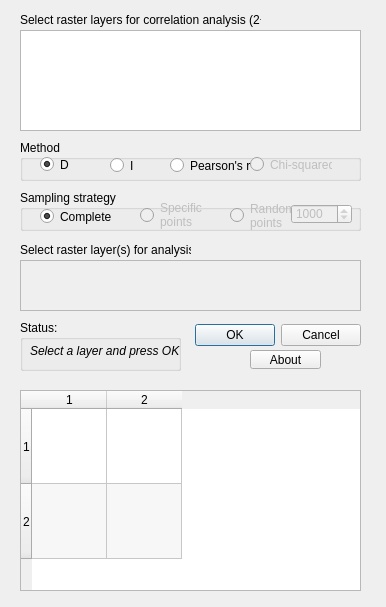
<?xml version="1.0" encoding="UTF-8"?>
<ui version="4.0">
 <class>RasterCorrelation</class>
 <widget class="QDialog" name="RasterCorrelation">
  <property name="geometry">
   <rect>
    <x>0</x>
    <y>0</y>
    <width>386</width>
    <height>607</height>
   </rect>
  </property>
  <property name="windowTitle">
   <string>Raster Correlation Plugin</string>
  </property>
  <widget class="QDialogButtonBox" name="buttonBox">
   <property name="geometry">
    <rect>
     <x>190</x>
     <y>310</y>
     <width>171</width>
     <height>51</height>
    </rect>
   </property>
   <property name="orientation">
    <enum>Qt::Horizontal</enum>
   </property>
   <property name="standardButtons">
    <set>QDialogButtonBox::Cancel|QDialogButtonBox::Ok</set>
   </property>
  </widget>
  <widget class="QGroupBox" name="groupBox">
   <property name="geometry">
    <rect>
     <x>20</x>
     <y>320</y>
     <width>161</width>
     <height>51</height>
    </rect>
   </property>
   <property name="sizePolicy">
    <sizepolicy hsizetype="Preferred" vsizetype="Fixed">
     <horstretch>0</horstretch>
     <verstretch>0</verstretch>
    </sizepolicy>
   </property>
   <property name="minimumSize">
    <size>
     <width>0</width>
     <height>45</height>
    </size>
   </property>
   <property name="title">
    <string>Status:</string>
   </property>
   <widget class="QLabel" name="statusLabel">
    <property name="geometry">
     <rect>
      <x>10</x>
      <y>20</y>
      <width>151</width>
      <height>21</height>
     </rect>
    </property>
    <property name="sizePolicy">
     <sizepolicy hsizetype="Preferred" vsizetype="Fixed">
      <horstretch>0</horstretch>
      <verstretch>0</verstretch>
     </sizepolicy>
    </property>
    <property name="font">
     <font>
      <weight>50</weight>
      <italic>true</italic>
      <bold>false</bold>
      <stylestrategy>PreferDefault</stylestrategy>
      <kerning>true</kerning>
     </font>
    </property>
    <property name="text">
     <string>Select a layer and press OK</string>
    </property>
    <property name="textFormat">
     <enum>Qt::AutoText</enum>
    </property>
   </widget>
  </widget>
  <widget class="QListWidget" name="rasterLayers">
   <property name="geometry">
    <rect>
     <x>20</x>
     <y>30</y>
     <width>341</width>
     <height>101</height>
    </rect>
   </property>
   <property name="cursor" stdset="0">
    <cursorShape>ArrowCursor</cursorShape>
   </property>
   <property name="toolTip">
    <string>&lt;!DOCTYPE HTML PUBLIC &quot;-//W3C//DTD HTML 4.0//EN&quot; &quot;http://www.w3.org/TR/REC-html40/strict.dtd&quot;&gt;
&lt;html&gt;&lt;head&gt;&lt;meta name=&quot;qrichtext&quot; content=&quot;1&quot; /&gt;&lt;style type=&quot;text/css&quot;&gt;
p, li { white-space: pre-wrap; }
&lt;/style&gt;&lt;/head&gt;&lt;body style=&quot; font-family:'Tahoma'; font-size:8.25pt; font-weight:400; font-style:normal;&quot;&gt;
&lt;p style=&quot; margin-top:0px; margin-bottom:0px; margin-left:0px; margin-right:0px; -qt-block-indent:0; text-indent:0px;&quot;&gt;Select at least one layer here to act as a template to define the extent of the data.&lt;/p&gt;
&lt;p style=&quot; margin-top:0px; margin-bottom:0px; margin-left:0px; margin-right:0px; -qt-block-indent:0; text-indent:0px;&quot;&gt;Select one or more layers to analyse from this list.&lt;/p&gt;&lt;/body&gt;&lt;/html&gt;</string>
   </property>
   <property name="editTriggers">
    <set>QAbstractItemView::DoubleClicked|QAbstractItemView::EditKeyPressed</set>
   </property>
   <property name="selectionMode">
    <enum>QAbstractItemView::MultiSelection</enum>
   </property>
   <property name="viewMode">
    <enum>QListView::ListMode</enum>
   </property>
  </widget>
  <widget class="QLabel" name="label_4">
   <property name="geometry">
    <rect>
     <x>20</x>
     <y>10</y>
     <width>241</width>
     <height>20</height>
    </rect>
   </property>
   <property name="text">
    <string>Select raster layers for correlation analysis (2+)</string>
   </property>
  </widget>
  <widget class="QTableWidget" name="outTable">
   <property name="geometry">
    <rect>
     <x>20</x>
     <y>390</y>
     <width>341</width>
     <height>201</height>
    </rect>
   </property>
   <property name="sizePolicy">
    <sizepolicy hsizetype="Expanding" vsizetype="Expanding">
     <horstretch>200</horstretch>
     <verstretch>200</verstretch>
    </sizepolicy>
   </property>
   <property name="minimumSize">
    <size>
     <width>2</width>
     <height>2</height>
    </size>
   </property>
   <property name="whatsThis">
    <string extracomment="Output will show here"/>
   </property>
   <property name="autoScrollMargin">
    <number>2</number>
   </property>
   <property name="editTriggers">
    <set>QAbstractItemView::NoEditTriggers</set>
   </property>
   <property name="alternatingRowColors">
    <bool>true</bool>
   </property>
   <property name="selectionMode">
    <enum>QAbstractItemView::MultiSelection</enum>
   </property>
   <property name="selectionBehavior">
    <enum>QAbstractItemView::SelectItems</enum>
   </property>
   <property name="rowCount">
    <number>2</number>
   </property>
   <property name="columnCount">
    <number>2</number>
   </property>
   <attribute name="horizontalHeaderCascadingSectionResizes">
    <bool>true</bool>
   </attribute>
   <attribute name="horizontalHeaderDefaultSectionSize">
    <number>75</number>
   </attribute>
   <attribute name="horizontalHeaderHighlightSections">
    <bool>true</bool>
   </attribute>
   <attribute name="horizontalHeaderMinimumSectionSize">
    <number>25</number>
   </attribute>
   <attribute name="verticalHeaderCascadingSectionResizes">
    <bool>true</bool>
   </attribute>
   <attribute name="verticalHeaderDefaultSectionSize">
    <number>25</number>
   </attribute>
   <attribute name="verticalHeaderMinimumSectionSize">
    <number>75</number>
   </attribute>
   <row/>
   <row/>
   <column/>
   <column/>
  </widget>
  <widget class="QToolButton" name="aboutButton">
   <property name="geometry">
    <rect>
     <x>250</x>
     <y>350</y>
     <width>71</width>
     <height>19</height>
    </rect>
   </property>
   <property name="text">
    <string>About</string>
   </property>
  </widget>
  <widget class="QGroupBox" name="groupBox_2">
   <property name="geometry">
    <rect>
     <x>20</x>
     <y>140</y>
     <width>341</width>
     <height>41</height>
    </rect>
   </property>
   <property name="title">
    <string>Method</string>
   </property>
   <widget class="QRadioButton" name="methodIButton">
    <property name="enabled">
     <bool>true</bool>
    </property>
    <property name="geometry">
     <rect>
      <x>90</x>
      <y>10</y>
      <width>82</width>
      <height>31</height>
     </rect>
    </property>
    <property name="text">
     <string>I</string>
    </property>
   </widget>
   <widget class="QRadioButton" name="methodChiSqButton">
    <property name="enabled">
     <bool>false</bool>
    </property>
    <property name="geometry">
     <rect>
      <x>230</x>
      <y>9</y>
      <width>82</width>
      <height>31</height>
     </rect>
    </property>
    <property name="text">
     <string>Chi-squared</string>
    </property>
   </widget>
   <widget class="QRadioButton" name="methodDButton">
    <property name="geometry">
     <rect>
      <x>20</x>
      <y>9</y>
      <width>82</width>
      <height>31</height>
     </rect>
    </property>
    <property name="text">
     <string>D</string>
    </property>
    <property name="checked">
     <bool>true</bool>
    </property>
   </widget>
   <widget class="QRadioButton" name="methodRButton">
    <property name="enabled">
     <bool>true</bool>
    </property>
    <property name="geometry">
     <rect>
      <x>150</x>
      <y>10</y>
      <width>82</width>
      <height>31</height>
     </rect>
    </property>
    <property name="text">
     <string>Pearson's r</string>
    </property>
   </widget>
  </widget>
  <widget class="QGroupBox" name="groupBox_3">
   <property name="geometry">
    <rect>
     <x>20</x>
     <y>190</y>
     <width>341</width>
     <height>41</height>
    </rect>
   </property>
   <property name="title">
    <string>Sampling strategy</string>
   </property>
   <widget class="QRadioButton" name="sampleRandomButton">
    <property name="enabled">
     <bool>false</bool>
    </property>
    <property name="geometry">
     <rect>
      <x>210</x>
      <y>10</y>
      <width>82</width>
      <height>31</height>
     </rect>
    </property>
    <property name="text">
     <string>Random
points</string>
    </property>
   </widget>
   <widget class="QRadioButton" name="sampleCompleteButton">
    <property name="geometry">
     <rect>
      <x>20</x>
      <y>16</y>
      <width>82</width>
      <height>21</height>
     </rect>
    </property>
    <property name="text">
     <string>Complete</string>
    </property>
    <property name="checked">
     <bool>true</bool>
    </property>
   </widget>
   <widget class="QRadioButton" name="sampleSpecificButton">
    <property name="enabled">
     <bool>false</bool>
    </property>
    <property name="geometry">
     <rect>
      <x>120</x>
      <y>10</y>
      <width>82</width>
      <height>30</height>
     </rect>
    </property>
    <property name="text">
     <string>Specific
points</string>
    </property>
   </widget>
   <widget class="QSpinBox" name="sampleRandomBox">
    <property name="enabled">
     <bool>false</bool>
    </property>
    <property name="geometry">
     <rect>
      <x>271</x>
      <y>14</y>
      <width>61</width>
      <height>20</height>
     </rect>
    </property>
    <property name="toolTip">
     <string>Specify the number of random points to sample here</string>
    </property>
    <property name="minimum">
     <number>100</number>
    </property>
    <property name="maximum">
     <number>100000</number>
    </property>
    <property name="singleStep">
     <number>100</number>
    </property>
    <property name="value">
     <number>1000</number>
    </property>
   </widget>
  </widget>
  <widget class="QListWidget" name="rasterLayers_2">
   <property name="enabled">
    <bool>false</bool>
   </property>
   <property name="geometry">
    <rect>
     <x>20</x>
     <y>260</y>
     <width>341</width>
     <height>51</height>
    </rect>
   </property>
   <property name="cursor" stdset="0">
    <cursorShape>ArrowCursor</cursorShape>
   </property>
   <property name="toolTip">
    <string>Select the specific points to sample in this box</string>
   </property>
   <property name="editTriggers">
    <set>QAbstractItemView::DoubleClicked|QAbstractItemView::EditKeyPressed</set>
   </property>
   <property name="selectionMode">
    <enum>QAbstractItemView::MultiSelection</enum>
   </property>
   <property name="viewMode">
    <enum>QListView::ListMode</enum>
   </property>
  </widget>
  <widget class="QLabel" name="label_5">
   <property name="geometry">
    <rect>
     <x>20</x>
     <y>240</y>
     <width>171</width>
     <height>20</height>
    </rect>
   </property>
   <property name="text">
    <string>Select raster layer(s) for analysis</string>
   </property>
  </widget>
 </widget>
 <resources/>
 <connections>
  <connection>
   <sender>buttonBox</sender>
   <signal>accepted()</signal>
   <receiver>RasterCorrelation</receiver>
   <slot>accept()</slot>
   <hints>
    <hint type="sourcelabel">
     <x>248</x>
     <y>254</y>
    </hint>
    <hint type="destinationlabel">
     <x>157</x>
     <y>274</y>
    </hint>
   </hints>
  </connection>
  <connection>
   <sender>buttonBox</sender>
   <signal>rejected()</signal>
   <receiver>RasterCorrelation</receiver>
   <slot>reject()</slot>
   <hints>
    <hint type="sourcelabel">
     <x>316</x>
     <y>260</y>
    </hint>
    <hint type="destinationlabel">
     <x>286</x>
     <y>274</y>
    </hint>
   </hints>
  </connection>
 </connections>
</ui>
